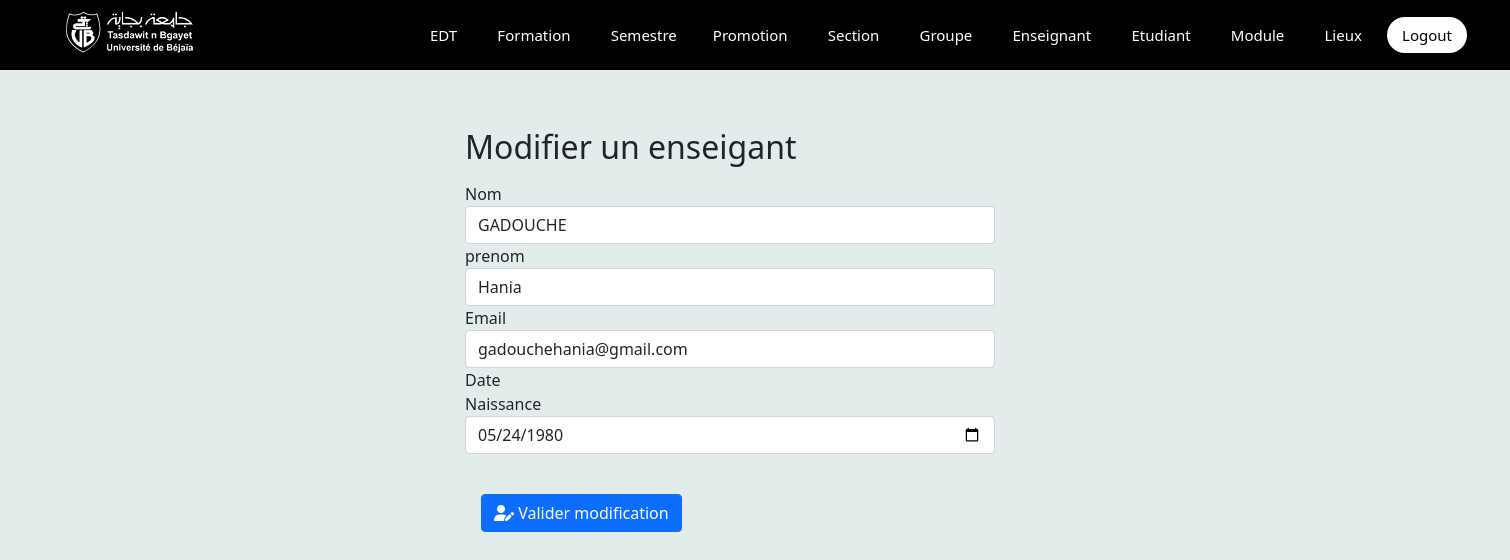
Page /gestionENS/updateEns.php?id_ens=1 (signed in) on the committed database.
### tables this page shows
CREATE TABLE `enseignant` (
  `id_ens` int(11) NOT NULL,
  `nom_ens` varchar(50) NOT NULL,
  `prenom_ens` varchar(50) NOT NULL,
  `email_ens` varchar(50) NOT NULL,
  `date_naiss_ens` date NOT NULL
);

### gestionENS/updateEns.php (the view, shortened to what this page needs)
<?php
require("../connexion.php");
$id_ens=$_GET['id_ens'];
$resultat= $db->query("SELECT * from enseignant WHERE id_ens=$id_ens");
$tuple=$resultat->fetch();
?>
<!DOCTYPE html>
<html lang="en">
<head>
    <link rel="stylesheet" href="https://cdn.jsdelivr.net/npm/bootstrap@5.1.3/dist/css/bootstrap.min.css" />
    <link rel="stylesheet" href="https://cdnjs.cloudflare.com/ajax/libs/font-awesome/6.0.0-beta3/css/all.min.css" />
    <link rel="stylesheet" href="StyleUpdateEns.css?kuy" />
</head>
<body>
    <div class="container justify-content-center">
      <div class="row pt-4">
        <form action="" method="post" class="form-horizontal col-md-6 pt-4">
          <div class="form-group mb-3">
              <div class="h5">
              <h2> Modifier un enseigant</h2>
              </div>
            </div>
          <div class="form-group">
            <label for="idnom"  class="col-sm-2 control-label">Nom</label>
            <div class="col-sm-10">
              <input
                type="text"
                name="nom"
                placeholder="Nom"
                class="form-control"
                id="idnom"
                value="<?php  echo $tuple['nom_ens']?>"
              />
            </div>
          </div>
          <div class="form-group">
            <label for="idpenom" class="col-sm-2 control-label">prenom</label>
            <div class="col-sm-10">
              <input
                type="text"
                name="prenom"
                placeholder="Prenom"
                class="form-control"
                id="idprenom"
                 value="<?php  echo $tuple['prenom_ens']?>"
              />
            </div>
          </div>
          <div class="form-group">
            <label for="idemail" class="col-sm-2 control-label">Email</label>
            <div class="col-sm-10">
              <input
                type="text"
                name="email"
                placeholder="E-mail"
                class="form-control"
                id="idemail"
                 value="<?php  echo $tuple['email_ens']?>"
              />
            </div>
          </div>
              <div class="form-group">
                <label for="iddateNaissance" class="col-sm-2 control-label">Date Naissance</label>
                <div class="col-sm-10">
                  <input
                    type="date"
                    name="datenaissance"
                    placeholder="date niassance"
                    class="form-control"
                    id="iddateNaissance"
                     value="<?php  echo $tuple['date_naiss_ens']?>"
                  />
            </div>
          </div>
           <div class="pt-4">
             <button type="submit" class="btn btn-primary m-3" name="ajouter">
               <span><i class="fa-solid fa-user-pen"></i></span>
               <span>Valider modification</span>
             </button>
           </div>
      </form>
      </div>
    </div>
</body>
</html>

### gestionENS/styleUpdateEns.css (style rules this page uses)
.container { margin: 0% 30%; }

### gestionENS/nav_bar.php (style rules this page uses)
* { margin: 0; padding: 0; box-sizing: border-box; font-family: 'Segoe UI', Tahoma, Geneva, Verdana, sans-serif; }
body { margin-top:80px; position: relative; background-color: rgb(226, 237, 235); }

### rows in the picture
enseignant: nom "GADOUCHE", prenom "Hania", email "gadouchehania@gmail.com", datenaissance "05/24/1980"
